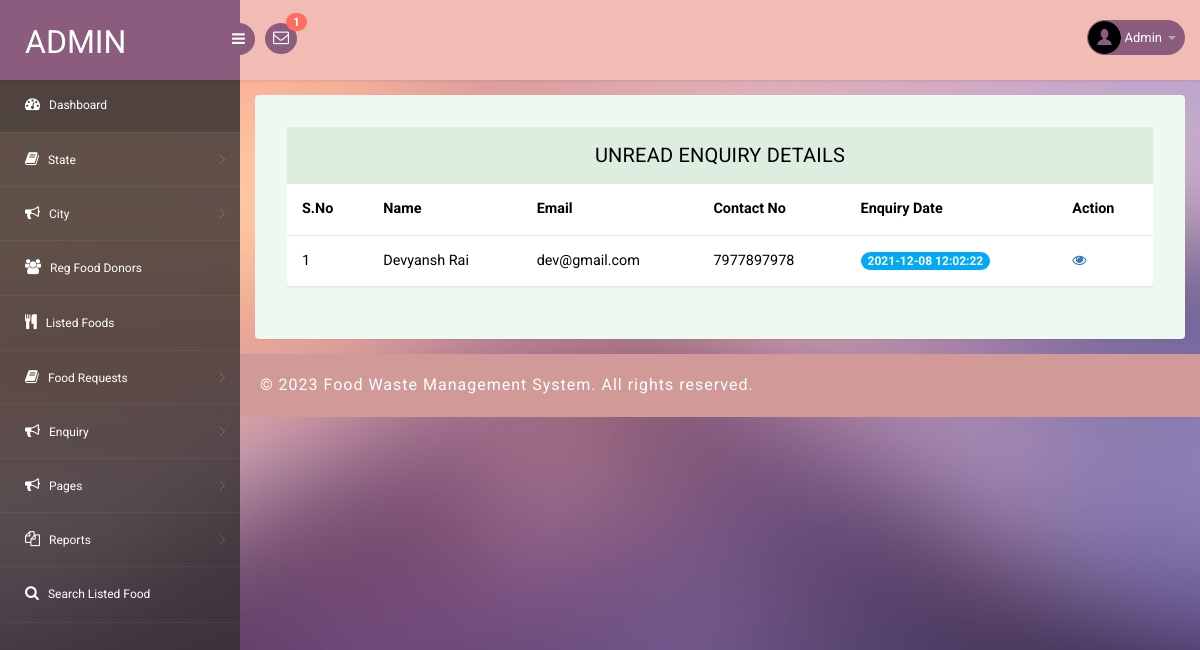
Page /fwms/admin/unreadenq.php (signed in) on the committed database.
### tables this page shows
CREATE TABLE `tblcontact` (
  `ID` int(10) NOT NULL,
  `FirstName` varchar(200) DEFAULT NULL,
  `LastName` varchar(200) DEFAULT NULL,
  `Email` varchar(200) DEFAULT NULL,
  `Phone` bigint(10) DEFAULT NULL,
  `Message` mediumtext DEFAULT NULL,
  `EnquiryDate` timestamp NOT NULL DEFAULT current_timestamp(),
  `IsRead` int(5) DEFAULT NULL
);

### fwms/admin/unreadenq.php (the view, shortened to what this page needs)
<?php
include('includes/dbconnection.php');
if (strlen($_SESSION['pgasaid']==0)) {
  header('location:logout.php');
  } else{
?>
<!DOCTYPE html>
<head>
<link rel="stylesheet" href="css/bootstrap.min.css" >
<link href="css/style.css" rel='stylesheet' type='text/css' />
<link href="css/style-responsive.css" rel="stylesheet"/>
<link rel="stylesheet" href="css/font.css" type="text/css"/>
<link href="css/font-awesome.css" rel="stylesheet">
</head>
<body>
<section id="container">
<?php include_once('includes/header.php');?>
<?php include_once('includes/sidebar.php');?>
<section id="main-content">
	<section class="wrapper">
		<div class="table-agile-info">
 <div class="panel panel-default">
    <div class="panel-heading">
     Unread Enquiry Details
    </div>
    <div>
      <table class="table" ui-jq="footable" ui-options='{
        "paging": {
          "enabled": true
        },
        "filtering": {
          "enabled": true
        },
        "sorting": {
          "enabled": true
        }}'>
        <thead>
         <tr>
                   <th>S.No</th>
                   <th>Name</th>
                    <th>Email</th>
                    <th>Contact No</th>
                    <th>Enquiry Date</th>
                     <th>Action</th>
                  </tr>
        </thead>
        <?php
$ret=mysqli_query($con,"select * from tblcontact where IsRead is null");
$cnt=1;
while ($row=mysqli_fetch_array($ret)) {
?>
        <tbody>
          <tr class="gradeX">
                 <td><?php echo $cnt;?></td>
                  <td><?php  echo $row['FirstName'];?> <?php  echo $row['LastName'];?></td>
                                        <td><?php  echo $row['Email'];?></td>
                                        <td><?php  echo $row['Phone'];?></td>
                                        <td>
                                            <span class="badge badge-primary"><?php echo $row['EnquiryDate'];?></span>
                                        </td>
                                         <td><a href="view-enquiry.php?viewid=<?php echo $row['ID'];?>"><i class="fa fa-eye" aria-hidden="true"></i></a></td>
                </tr>
         <?php
$cnt++;
       } ?>
 </tbody>
            </table>
    </div>
  </div>
</div>
</section>
		 <?php include_once('includes/footer.php');?>
</section>
</section>
</body>
</html>
<?php }  ?>

### fwms/admin/includes/header.php (shortened to what this page needs)
<?php
include('includes/dbconnection.php');
?>
<header class="header fixed-top clearfix">
<div class="brand">
    <a href="dashboard.php" class="logo">
        Admin
    </a>
    <div class="sidebar-toggle-box">
        <div class="fa fa-bars"></div>
    </div>
</div>
<div class="nav notify-row" id="top_menu">
    <ul class="nav top-menu">
                <?php
$ret1=mysqli_query($con,"select tblfoodrequests.id,fullName,requestNumber    from tblfoodrequests
 join tblfood  on tblfood.ID=tblfoodrequests.foodId
 where   (tblfoodrequests.status is null || tblfoodrequests.status='')");
$num=mysqli_num_rows($ret1);
?>
        <li id="header_inbox_bar" class="dropdown">
            <a data-toggle="dropdown" class="dropdown-toggle" href="#">
                <i class="fa fa-envelope-o"></i>
                <span class="badge bg-important"><?php echo $num;?></span>
            </a>
        </li>
    </ul>
</div>
<div class="top-nav clearfix">
    <ul class="nav pull-right top-menu">
        <li class="dropdown">
            <a data-toggle="dropdown" class="dropdown-toggle" href="#">
                <?php
$adid=$_SESSION['pgasaid'];
$ret=mysqli_query($con,"select AdminName from tbladmin where ID='$adid'");
$row=mysqli_fetch_array($ret);
$name=$row['AdminName'];
?>
                <img alt="" src="images/2.png">
                <span class="username"><?php echo $name; ?></span>
                <b class="caret"></b>
            </a>
        </li>
    </ul>
</div>
</header>

### fwms/admin/css/style.css (style rules this page uses)
ul, ol { margin: 0; }
html, body { font-family: 'Roboto', sans-serif; font-size: 100%; overflow-x: hidden; background: url(../images/bg.jpg) no-repeat 0px 0px; background-size:cover; }
body a { transition: 0.5s all ease; -webkit-transition: 0.5s all ease; -moz-transition: 0.5s all ease; -o-transition: 0.5s all ease; -ms-transition: 0.5s all ease; text-decoration:none; }
ul,label { margin:0; padding:0; }
#main-content { margin-left:240px; -webkit-transition:all .3s ease-in-out; -moz-transition:all .3s ease-in-out; -o-transition:all .3s ease-in-out; transition:all .3s ease-in-out; }
.header { left:0; right:0; z-index:1002; background:rgb(240, 188, 180); -webkit-transition:all .3s ease-in-out; -moz-transition:all .3s ease-in-out; -o-transition:all .3s ease-in-out; transition:all .3s ease-in-out; }
.fixed-top { position:fixed; box-shadow:1px 0 3px rgba(0,0,0,.15); }
.wrapper { display:inline-block; margin-top:80px; padding:15px; width:100%; }
.brand { background:#8b5c7e; float:left; width:240px; height:80px; position:relative; }
a.logo { font-size:32px; color:#fff; float:left; margin:20px 0 0 25px; text-transform:uppercase; }
#top_menu .nav>li,ul.top-menu>li { float:left; }
.notify-row { float:left; margin-top:23px; margin-left:25px; }
ul.top-menu { margin-right:15px; margin-top: 0; }
ul.top-menu > li > a { color: #fff; font-size: 16px; background: #8b5c7e; padding: 4px 8px; margin-right: 15px; border-radius: 50%; -webkit-border-radius: 50%; padding-right: 8px !important; }
.notify-row .badge { position:absolute; right:-10px; top:-10px; z-index:100; }
.top-nav { margin-top:20px; }
.top-nav img { border-radius:50%; -webkit-border-radius:50%; width:33px; }
.top-nav .username { font-size:13px; color:#fff; }
.top-nav ul.top-menu>li>a { border-radius: 100px; -webkit-border-radius: 100px; padding: 0px; background: none; margin-right: 0; border: 1px solid #8b5c7e; background: #8b5c7e; }
.top-nav ul.top-menu>li { margin-left:10px; }
.top-nav .nav .caret { border-bottom-color:#A4AABA; border-top-color:#A4AABA; }
.sidebar-toggle-box { float:left; margin-top:23px; margin-left:-15px; background:#8b5c7e; border-radius:50%; -webkit-border-radius:50%; width:32px; height:32px; position:absolute; right:-15px; }
.sidebar-toggle-box .fa-bars { cursor:pointer; display:inline-block; font-size:15px; padding:8px 8px 8px 9px; color:#fff; }
.panel-heading { position: relative; height: 57px; line-height: 57px; letter-spacing: 0.2px; color: #000; font-size: 18px; font-weight: 400; padding: 0 16px; background:#ddede0; border-top-right-radius: 2px; border-top-left-radius: 2px; text-transform: uppercase; text-align: center; }
.panel { border: none ! important; }
.table>thead>tr>th { border-bottom: 1px solid #e1ab91 ! important; }
.table>tbody>tr>td, .table>tbody>tr>th, .table>tfoot>tr>td, .table>tfoot>tr>th, .table>thead>tr>td, .table>thead>tr>th { border-bottom: 1px solid #e9e9e9 ! important; }
.table > thead > tr > th, .table > tbody > tr > th, .table > tfoot > tr > th, .table > thead > tr > td, .table > tbody > tr > td, .table > tfoot > tr > td { border-top: none !important; }
.badge-primary { background-color: #03a9f4; }
.table td, .table>tbody>tr>td, .table>tbody>tr>th, .table>tfoot>tr>td, .table>tfoot>tr>th, .table>thead>tr>td, .table>thead>tr>th { padding: 15px!important; }
.table > thead > tr > th, .table > tbody > tr > th, .table > tfoot > tr > th, .table > thead > tr > td, .table > tbody > tr > td, .table > tfoot > tr > td { font-size: 0.9em; color: #000; border-top: none !important; }
.table-agile-info { background: #eef9f0; padding: 2em; border-radius: 4px; -webkit-box-shadow: 0 1px 1px rgba(0,0,0,.05); box-shadow: 0 1px 1px rgba(0,0,0,.05); }
.panel-default>.panel-heading { color: #000000 ! important; background-color: #ddede0 ! important; border-color: #ddede0 ! important; font-size: 20px; }
.badge.bg-important { background: #ff6c60; }

### rows in the picture
tblcontact: FirstName "Devyansh", LastName "Rai", Email "dev@gmail.com", Phone "7977897978", EnquiryDate "2021-12-08 12:02:22"

### other values in the picture
$num "1"
$name "Admin"
